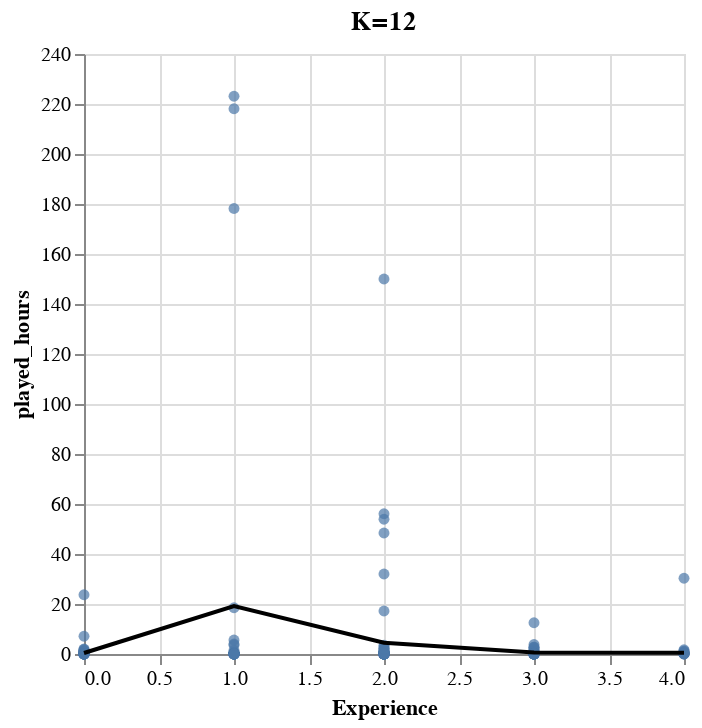

Here is the notebook cell this chart was saved with:
### Code cell
players_plot = (alt.Chart(players_predictions).mark_circle(opacity=0.7).encode(
    x=alt.X("experience").title("Experience").scale(zero=False),
    y=alt.Y("played_hours").title("played_hours").scale(zero=False)
)+
alt.Chart(
    players_predictions,
    title= "K=12"
).mark_line(
    color="black"
).encode(
    x="experience",
    y="prediction_all"
))
players_plot

### Figure 1 — Vega-Lite specification as saved in the notebook (floating-point values rounded to 4 significant figures; data arrays with more than 128 entries replaced by an {"elided": "..."} marker saying what was removed)
{"config": {"view": {"continuousWidth": 300, "continuousHeight": 300}}, "layer": [{"mark": {"type": "circle", "opacity": 0.7}, "encoding": {"x": {"field": "experience", "scale": {"zero": false}, "title": "Experience", "type": "quantitative"}, "y": {"field": "played_hours", "scale": {"zero": false}, "title": "played_hours", "type": "quantitative"}}}, {"mark": {"type": "line", "color": "black"}, "encoding": {"x": {"field": "experience", "type": "quantitative"}, "y": {"field": "prediction_all", "type": "quantitative"}}, "title": "K=12"}], "data": {"name": "data-8ba60fd3dc4589308cf2b99f23b8dc18"}, "$schema": "https://vega.github.io/schema/vega-lite/v5.20.1.json", "datasets": {"data-8ba60fd3dc4589308cf2b99f23b8dc18": {"elided": "196 records"}}}
